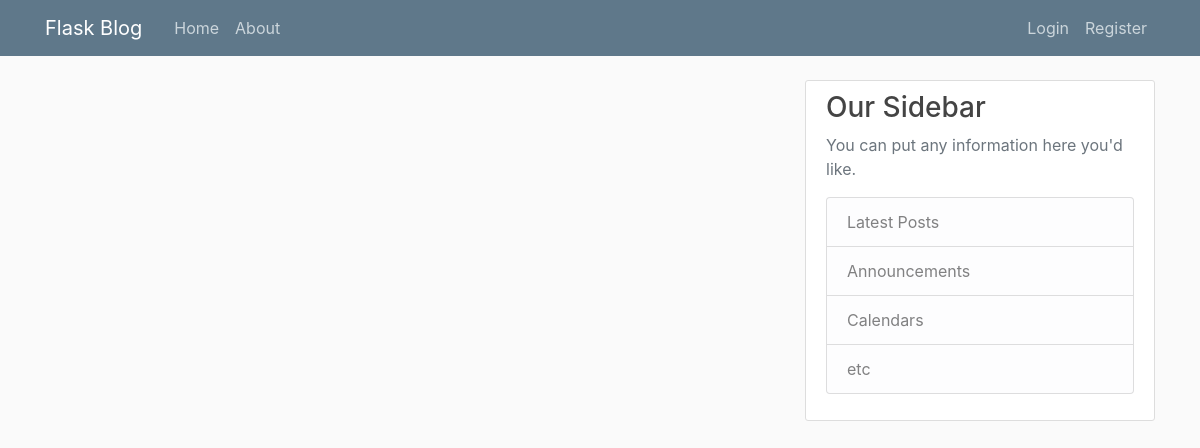
Page /home on the earlier database version.
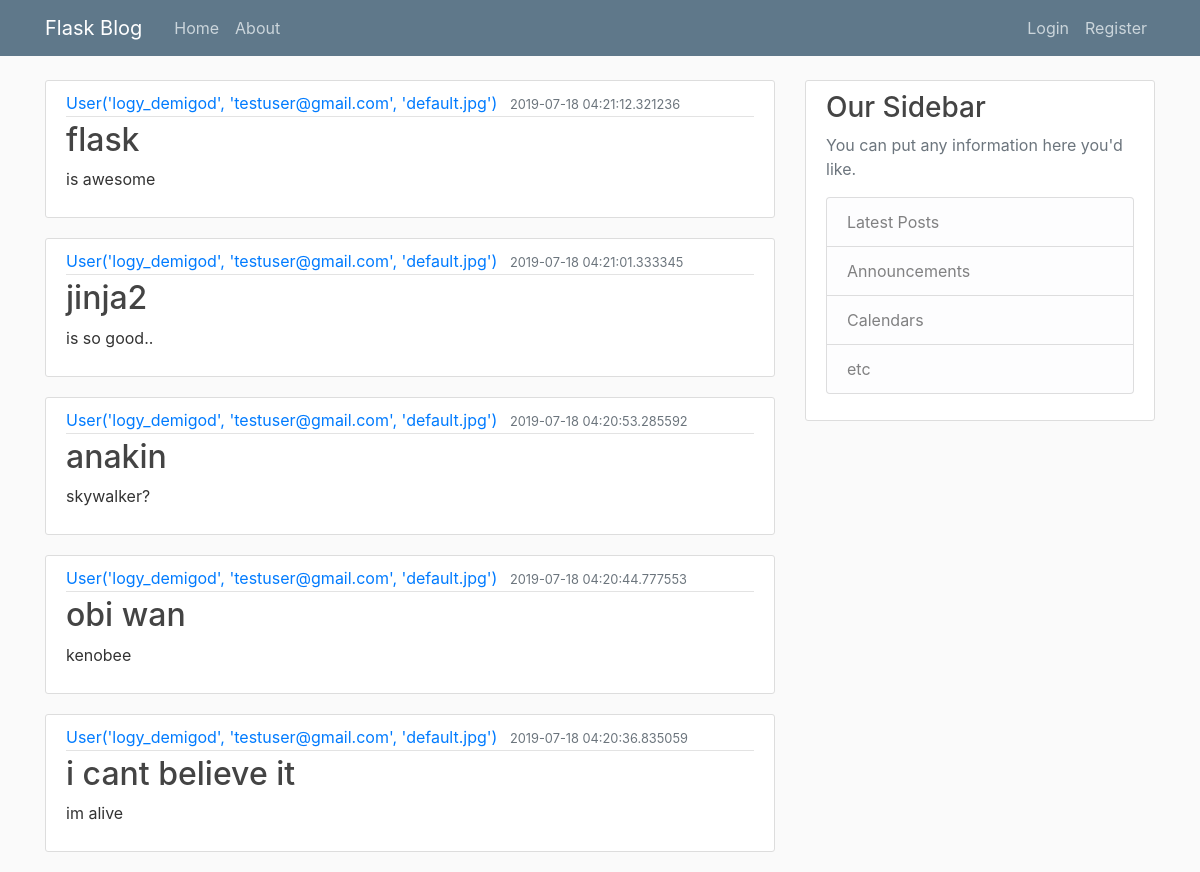
Same page on the later database version.
### flaskblog/models.py (models this page shows, shortened)
class Post(db.Model):
  id = db.Column(db.Integer, primary_key=True)
  title = db.Column(db.String(100), nullable=False)
  date_posted = db.Column(db.DateTime, nullable=False, default=datetime.utcnow)
  content = db.Column(db.Text, nullable=False)
  user_id = db.Column(db.Integer, db.ForeignKey('user.id'), nullable=False)

class User(db.Model, UserMixin):
  id = db.Column(db.Integer, primary_key=True)
  username = db.Column(db.String(20), unique=True, nullable=False)
  email = db.Column(db.String(120), unique=True, nullable=False)
  image_file = db.Column(db.String(20), nullable=False, default='default.jpg')
  password = db.Column(db.String(60), nullable=False)
  posts = db.relationship('Post', backref='author', lazy=True)
  def __repr__(self):
    return f"User('{self.username}', '{self.email}', '{self.image_file}')"

### flaskblog/routes.py (the view)
@app.route("/")
@app.route("/home")
def home():
  page = request.args.get('page', 1, type=int) # default to first page
  posts = Post.query.order_by(Post.date_posted.desc()).paginate(page=page, per_page=5)
  return render_template('home.html', posts=posts)

### flaskblog/templates/home.html
{% extends "layout.html" %}
{% block content %}
  {% for post in posts %}
    <article class="media content-section">
      <div class="media-body">
        <div class="article-metadata">
          <a class="mr-2" href="#">{{ post.author }}</a>
          <small class="text-muted">{{ post.date_posted }}</small>
        </div>
        <h2><a class="article-title" href="#">{{ post.title }}</a></h2>
        <p class="article-content">{{ post.content }}</p>
      </div>
    </article>
  {% endfor%}
{% endblock content %}

### flaskblog/templates/layout.html (shortened to what this page needs)
<!DOCTYPE html>
<html lang="en">
<head>
  <link rel="stylesheet" href="https://maxcdn.bootstrapcdn.com/bootstrap/4.0.0/css/bootstrap.min.css">
  <link rel="stylesheet" type="text/css" href="{{ url_for('static', filename='main.css') }}">
  <link rel="stylesheet" type="text/css" hre="{{ url_for('static', filename='main.css') }}">
</head>
<body>
  <header class="site-header">
      <nav class="navbar navbar-expand-md navbar-dark bg-steel fixed-top">
        <div class="container">
          <a class="navbar-brand mr-4" href="/">Flask Blog</a>
          <div class="collapse navbar-collapse" id="navbarToggle">
            <div class="navbar-nav mr-auto">
              <a class="nav-item nav-link" href="{{ url_for('home') }}">Home</a>
              <a class="nav-item nav-link" href="{{ url_for('about') }}">About</a>
            </div>
            <div class="navbar-nav">
              {% if current_user.is_authenticated %}
                <a class="nav-item nav-link" href="{{ url_for('new_post') }}">New Post</a>
                <a class="nav-item nav-link" href="{{ url_for('account') }}">Account</a>
                <a class="nav-item nav-link" href="{{ url_for('logout') }}">Logout</a>
              {% else %}
                <a class="nav-item nav-link" href="{{ url_for('login') }}">Login</a>
                <a class="nav-item nav-link" href="{{ url_for('register') }}">Register</a>
              {% endif %}
            </div>
          </div>
        </div>
      </nav>
    </header>
    <main role="main" class="container">
        <div class="row">
          <div class="col-md-8">
            {% block content %}{% endblock %}
          </div>
          <div class="col-md-4">
            <div class="content-section">
              <h3>Our Sidebar</h3>
              <p class='text-muted'>You can put any information here you'd like.
                <ul class="list-group">
                  <li class="list-group-item list-group-item-light">Latest Posts</li>
                  <li class="list-group-item list-group-item-light">Announcements</li>
                  <li class="list-group-item list-group-item-light">Calendars</li>
                  <li class="list-group-item list-group-item-light">etc</li>
                </ul>
              </p>
            </div>
          </div>
        </div>
      </main>
</body>
</html>

### flaskblog/static/main.css (style rules this page uses)
body { background: #fafafa; color: #333333; margin-top: 5rem; }
h1, h2, h3, h4, h5, h6 { color: #444444; }
.bg-steel { background-color: #5f788a; }
.site-header .navbar-nav .nav-link { color: #cbd5db; }
.content-section { background: #ffffff; padding: 10px 20px; border: 1px solid #dddddd; border-radius: 3px; margin-bottom: 20px; }
.article-title { color: #444444; }
.article-content { white-space: pre-line; }
.article-metadata { padding-bottom: 1px; margin-bottom: 4px; border-bottom: 1px solid #e3e3e3 }

Differences in the rows shown:
added Post: author "User('logy_demigod', 'testuser@gmail.com', 'default.jpg')", date_posted "2019-07-18 04:21:12.321236", title "flask", content "is awesome"
added Post: author "User('logy_demigod', 'testuser@gmail.com', 'default.jpg')", date_posted "2019-07-18 04:21:01.333345", title "jinja2", content "is so good.."
added Post: author "User('logy_demigod', 'testuser@gmail.com', 'default.jpg')", date_posted "2019-07-18 04:20:53.285592", title "anakin", content "skywalker?"
added Post: author "User('logy_demigod', 'testuser@gmail.com', 'default.jpg')", date_posted "2019-07-18 04:20:44.777553", title "obi wan", content "kenobee"
added Post: author "User('logy_demigod', 'testuser@gmail.com', 'default.jpg')", date_posted "2019-07-18 04:20:36.835059", title "i cant believe it", content "im alive"
